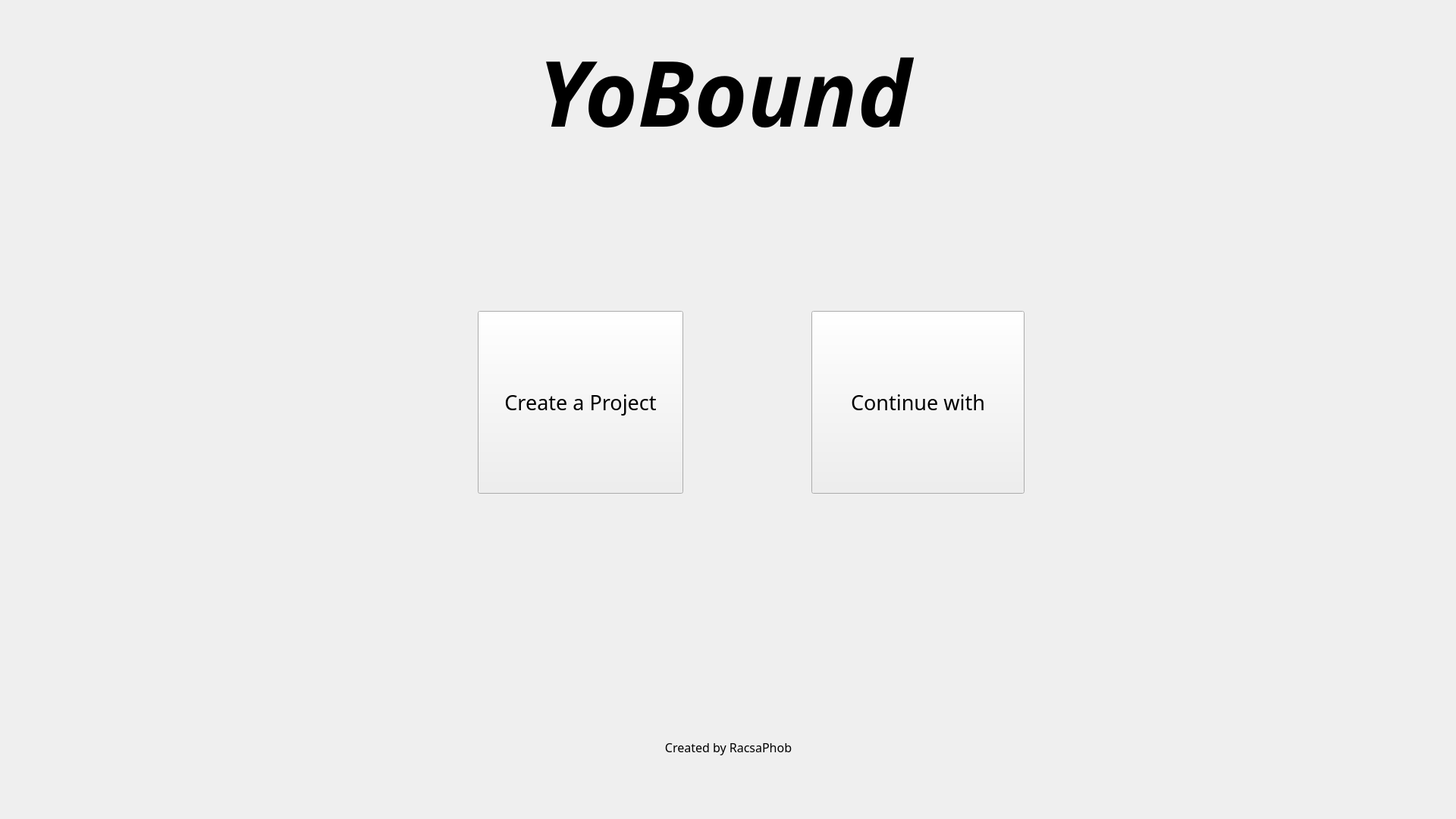
<?xml version="1.0" encoding="UTF-8"?>
<ui version="4.0">
 <class>MainWindow</class>
 <widget class="QMainWindow" name="MainWindow">
  <property name="geometry">
   <rect>
    <x>0</x>
    <y>0</y>
    <width>1920</width>
    <height>1080</height>
   </rect>
  </property>
  <property name="windowTitle">
   <string>MainWindow</string>
  </property>
  <property name="styleSheet">
   <string notr="true"/>
  </property>
  <property name="tabShape">
   <enum>QTabWidget::Rounded</enum>
  </property>
  <widget class="QWidget" name="centralwidget">
   <widget class="QPushButton" name="createButton">
    <property name="geometry">
     <rect>
      <x>630</x>
      <y>410</y>
      <width>271</width>
      <height>241</height>
     </rect>
    </property>
    <property name="font">
     <font>
      <family>Bahnschrift</family>
      <pointsize>20</pointsize>
     </font>
    </property>
    <property name="autoFillBackground">
     <bool>false</bool>
    </property>
    <property name="styleSheet">
     <string notr="true"/>
    </property>
    <property name="text">
     <string>Create a Project</string>
    </property>
   </widget>
   <widget class="QPushButton" name="proceedButton">
    <property name="geometry">
     <rect>
      <x>1070</x>
      <y>410</y>
      <width>281</width>
      <height>241</height>
     </rect>
    </property>
    <property name="font">
     <font>
      <family>Bahnschrift</family>
      <pointsize>20</pointsize>
     </font>
    </property>
    <property name="styleSheet">
     <string notr="true"/>
    </property>
    <property name="text">
     <string>Continue with</string>
    </property>
   </widget>
   <widget class="QLabel" name="mainLabel">
    <property name="geometry">
     <rect>
      <x>630</x>
      <y>40</y>
      <width>651</width>
      <height>161</height>
     </rect>
    </property>
    <property name="font">
     <font>
      <family>Tw Cen MT</family>
      <pointsize>90</pointsize>
      <weight>75</weight>
      <italic>true</italic>
      <bold>true</bold>
      <underline>false</underline>
      <strikeout>false</strikeout>
      <kerning>true</kerning>
     </font>
    </property>
    <property name="text">
     <string>YoBound</string>
    </property>
    <property name="textFormat">
     <enum>Qt::AutoText</enum>
    </property>
    <property name="alignment">
     <set>Qt::AlignCenter</set>
    </property>
    <property name="textInteractionFlags">
     <set>Qt::LinksAccessibleByMouse|Qt::TextEditable</set>
    </property>
   </widget>
   <widget class="QLabel" name="label">
    <property name="geometry">
     <rect>
      <x>830</x>
      <y>970</y>
      <width>261</width>
      <height>31</height>
     </rect>
    </property>
    <property name="font">
     <font>
      <family>Segoe Print</family>
      <pointsize>12</pointsize>
     </font>
    </property>
    <property name="text">
     <string>Created by RacsaPhob</string>
    </property>
    <property name="alignment">
     <set>Qt::AlignCenter</set>
    </property>
   </widget>
  </widget>
 </widget>
 <resources/>
 <connections/>
</ui>
